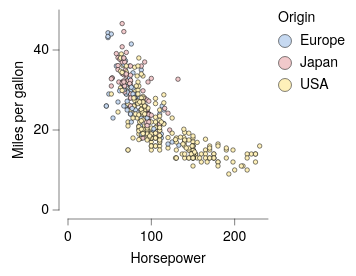

Write the Vega-Lite specification saved for this chart.
### Vega-Lite specification from a JSON file in a GitHub repository (floating-point values rounded to 4 significant figures; data arrays with more than 128 entries replaced by an {"elided": "..."} marker saying what was removed)
{"background": "white", "config": {"arc": {"fill": "#DBDBDB", "fillOpacity": 1.0, "innerRadius": 25.0, "padAngle": 0.03, "stroke": "black", "strokeOpacity": 1, "strokeWidth": 0.25}, "area": {"fill": "#DBDBDB", "fillOpacity": 1.0, "stroke": "black", "strokeOpacity": 1, "strokeWidth": 0.25}, "axis": {"domain": true, "domainCap": "round", "domainColor": "black", "domainWidth": 0.25, "grid": false, "gridCap": "round", "gridColor": "#F1F1F1", "gridDash": [0, 0], "gridOpacity": 1.0, "gridWidth": 0.25, "labelColor": "black", "labelFont": "HelveticaNeue", "labelFontSize": 7, "labelFontStyle": "normal", "labelFontWeight": 400, "offset": 4.5, "ticks": true, "tickCap": "round", "tickColor": "black", "tickRound": false, "tickSize": 3, "tickWidth": 0.25, "titleColor": "black", "titleFont": "HelveticaNeue", "titleFontSize": 7, "titleFontStyle": "normal", "titleFontWeight": 400}, "axisX": {"domain": true, "labelAlign": "center", "labelAngle": 0, "labels": true, "ticks": true, "translate": 0}, "axisY": {"domain": true, "labelAlign": "right", "labelAngle": 0, "labels": true, "ticks": true, "translate": 0}, "axisRight": {"domain": true, "labelAlign": "left", "labelAngle": 0, "labels": true, "ticks": true, "translate": 0}, "axisTop": {"domain": true, "labelAlign": "center", "labelAngle": 0, "labels": true, "ticks": true, "translate": 0}, "axisBand": {"tickOffset": 0}, "bar": {"fill": "#DBDBDB", "fillOpacity": 1.0, "stroke": "black", "strokeOpacity": 1, "strokeWidth": 0.25}, "boxplot": {"size": 9.0, "ticks": {"cornerRadius": 0.25, "fill": "black", "size": 4.5, "thickness": 0.25}, "box": {"fillOpacity": 1.0, "stroke": "black", "strokeOpacity": 1, "strokeWidth": 0.25}, "median": {"fill": "black", "fillOpacity": 1.0, "size": 9.0, "thickness": 0.25}, "rule": {"fill": "black", "fillOpacity": 1.0, "size": 10.0, "stroke": "black", "strokeDash": [0, 0], "strokeOpacity": 1, "strokeWidth": 0.25}, "outliers": {"color": "black", "fill": "black", "fillOpacity": 1.0, "size": 0, "stroke": "black", "strokeOpacity": 1, "strokeWidth": 0.25}}, "circle": {"fill": "black", "fillOpacity": 1.0, "size": 0.5, "stroke": null, "strokeOpacity": 1, "strokeWidth": 0.25}, "errorband": {"band": {"fillOpacity": 0.6, "stroke": null, "strokeWidth": 0.25, "strokeOpacity": 1}, "borders": {"opacity": 0, "strokeOpacity": 0.25, "strokeWidth": 1}}, "errorbar": {"opacity": 1, "rule": {"strokeDash": [0, 0], "strokeWidth": 0.25}, "ticks": {"color": "black", "cornerRadius": 0.125, "opacity": 1, "size": 6.0, "thickness": 0.25}, "thickness": 0.25}, "font": "HelveticaNeue", "geoshape": {"fill": "#DBDBDB", "fillOpacity": 1.0, "stroke": "black", "strokeOpacity": 1, "strokeWidth": 0.25}, "header": {"labelColor": "black", "labelFont": "HelveticaNeue", "labelFontSize": 7, "labelFontStyle": "normal", "labelFontWeight": 400, "titleColor": "black", "titleFont": "HelveticaNeue", "titleFontSize": 7, "titleFontStyle": "normal", "titleFontWeight": 400, "titlePadding": 0}, "legend": {"disable": false, "offset": 4.5, "gradientLength": 50.0, "gradientThickness": 5.0, "gradientOpacity": 1.0, "gradientStrokeColor": "black", "gradientStrokeWidth": 0.25, "labelColor": "black", "labelFont": "HelveticaNeue", "labelFontSize": 7, "labelFontStyle": "normal", "labelFontWeight": 400, "strokeColor": "black", "strokeWidth": 0, "symbolSize": 42, "symbolStrokeColor": "black", "symbolStrokeWidth": 0.25, "titleColor": "black", "titleFont": "HelveticaNeue", "titleFontSize": 7, "titleFontStyle": "normal", "titleFontWeight": 400}, "line": {"color": "black", "stroke": "black", "strokeCap": "round", "strokeDash": [0, 0], "strokeOpacity": 1, "strokeWidth": 0.375}, "point": {"filled": true, "fill": "#DBDBDB", "fillOpacity": 1.0, "size": 5.0, "stroke": "black", "strokeOpacity": 1, "strokeWidth": 0.25}, "range": {"category": ["#C6D9F1", "#F1C9CB", "#FEF0B9", "#CEE37A", "#7AA8E0", "#E589A3", "#FDDD5D", "#68B961", "#4177B1", "#C35082", "#E5C227", "#438156"], "diverging": {"scheme": ["#C35082", "#CE6D94", "#D989A7", "#E2A4BA", "#EABFCE", "#F1DBE2", "#F6F6F6", "#D7E0EB", "#B9CBE0", "#9BB6D5", "#7DA1C9", "#5F8CBD", "#4177B1"]}, "heatmap": {"scheme": ["#DFE9F7", "#C6D9F1", "#ADC8EC", "#94B8E6", "#7AA8E0", "#6097DA", "#4D87CA", "#4177B1", "#386898", "#2F597F", "#264A69", "#1D3A58"]}, "ordinal": {"scheme": ["#F1F1F1", "#DBDBDB", "#C6C6C6", "#B2B2B2", "#9D9D9D", "#898989", "#767676", "#636363", "#515151", "#404040", "#2F2F2F", "#1F1F1F"]}, "ramp": {"scheme": ["#DFE9F7", "#C6D9F1", "#ADC8EC", "#94B8E6", "#7AA8E0", "#6097DA", "#4D87CA", "#4177B1", "#386898", "#2F597F", "#264A69", "#1D3A58"]}}, "rule": {"color": "black", "stroke": "black", "strokeCap": "round", "strokeDash": [2, 2], "strokeOpacity": 1, "strokeWidth": 0.25}, "scale": {"bandPaddingInner": 0.1, "bandPaddingOuter": 0.1, "round": false}, "rect": {"fill": "#DBDBDB", "fillOpacity": 1.0, "stroke": "black", "strokeOpacity": 1, "strokeWidth": 0.25}, "square": {"fill": "#DBDBDB", "fillOpacity": 1.0, "size": 10.0, "stroke": "black", "strokeOpacity": 1, "strokeWidth": 0.25}, "text": {"color": "black", "font": "HelveticaNeue", "fontSize": 7, "fontStyle": "normal", "fontWeight": 400}, "title": {"anchor": "middle", "frame": "group", "color": "black", "font": "HelveticaNeue", "fontSize": 7, "fontStyle": "normal", "fontWeight": 400, "subtitleColor": "black", "subtitleFont": "HelveticaNeue", "subtitleFontSize": "HelveticaNeue", "subtitleFontStyle": "normal", "subtitleFontWeight": 400}, "view": {"continuousWidth": 100, "continuousHeight": 100, "discreteWidth": 100, "discreteHeight": 100, "fill": null, "stroke": null, "strokeWidth": 0.25}}, "data": {"name": "data-7285c4e2e195e5a75737a34913199f5f"}, "mark": {"type": "point"}, "encoding": {"color": {"field": "Origin", "type": "nominal"}, "x": {"field": "Horsepower", "type": "quantitative"}, "y": {"field": "Miles_per_Gallon", "title": "Miles per gallon", "type": "quantitative"}}, "$schema": "https://vega.github.io/schema/vega-lite/v6.4.1.json", "datasets": {"data-7285c4e2e195e5a75737a34913199f5f": {"elided": "392 records"}}}
